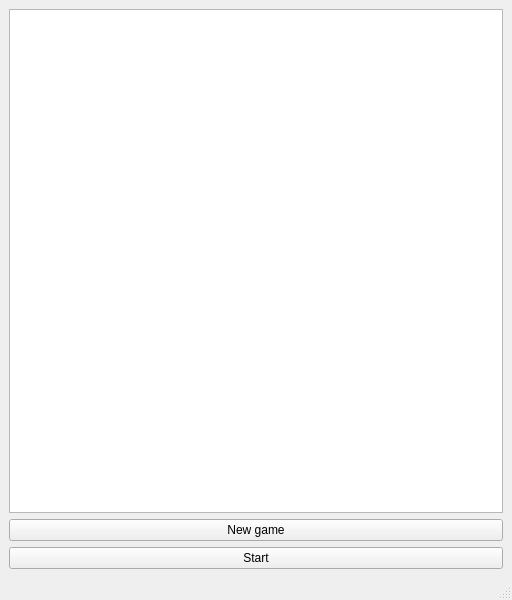
<?xml version="1.0" encoding="UTF-8"?>
<ui version="4.0">
 <class>MainWindow</class>
 <widget class="QMainWindow" name="MainWindow">
  <property name="geometry">
   <rect>
    <x>0</x>
    <y>0</y>
    <width>512</width>
    <height>600</height>
   </rect>
  </property>
  <property name="windowTitle">
   <string>MainWindow</string>
  </property>
  <widget class="QWidget" name="centralwidget">
   <layout class="QGridLayout" name="gridLayout">
    <item row="0" column="0">
     <widget class="QGraphicsView" name="graphicsView"/>
    </item>
    <item row="1" column="0">
     <widget class="QPushButton" name="pushButton">
      <property name="text">
       <string>New game</string>
      </property>
     </widget>
    </item>
    <item row="2" column="0">
     <widget class="QPushButton" name="pushButton_2">
      <property name="text">
       <string>Start</string>
      </property>
     </widget>
    </item>
   </layout>
  </widget>
  <widget class="QStatusBar" name="statusbar"/>
 </widget>
 <resources/>
 <connections/>
</ui>
